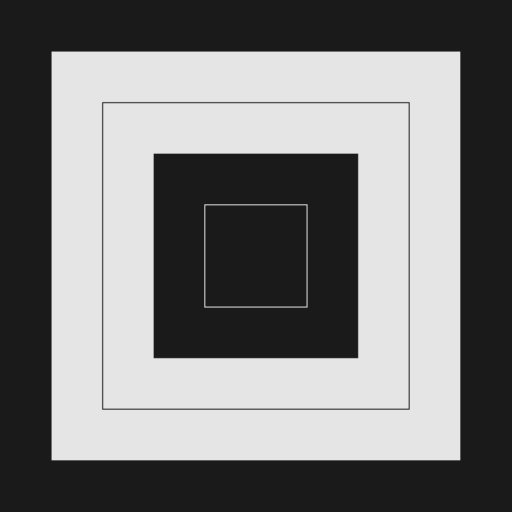
#> input picture image.jpeg, 512 x 512 px
$ python main.py
#> lines starting #> are read from the running program, lines starting #| are printed output that depends on the picture; after the words box and inside, x2 and y2 are one past the last pixel; in counts of white or black regions, pixels touching at a corner belong together
import random
import numpy as np
import cv2
from matplotlib import pyplot as plt

def myImFilter(image, param):
    # Get the horizontal and vertical size of the image
    img_size_x = image.shape[1]
    img_size_y = image.shape[0]
    # Create a 3x3 mean kernel
    kernel = np.ones([3, 3], dtype=int)
    kernel = kernel / 11
    # Get the horizontal and vertical size of the kernel
    kernel_size_x = kernel.shape[1]
    kernel_size_y = kernel.shape[0]
    # Create the filtered image
    filtered_img_size_x = img_size_x + kernel_size_x - 1
    filtered_img_size_y = img_size_y + kernel_size_y - 1
    filtered_img = np.zeros([img_size_y, img_size_x])
    # Helping variables for resizing the final image, in order to exclude the distorted borders
    tmp1 = filtered_img_size_y - img_size_y
    tmp2 = filtered_img_size_x - img_size_x
    # Calculate the convolution of the image and the 3x3 kernel
    if param == 'mean':
        temp1 = 0
        for i1 in range(1, img_size_y-1):
            for j1 in range(1, img_size_x-1):
                filtered_img[i1, j1] = temp1
                temp1 = 0
                for i2 in range(0, 3):
                    q = 1
                    if i2 == 1:
                        p = 0
                    elif i2 == 2:
                        p = -1
                    else:
                        p = 1
                    for j2 in range(0, 3):
                        if j2 == 2:
                            q = -1
                        temp1 = temp1 + kernel[i2, j2] * image[i1 - p, j1 - q]
                        q = 0
        filtered_img = filtered_img[tmp1:-tmp1, tmp2:-tmp2]
        filtered_img = filtered_img.astype(np.uint8)
        cv2.imwrite('blurred.png', filtered_img)
    # Finding the median of the pixels in the contextually 3x3 area
    # Replacing the center pixel by the median
    elif param == 'median':
        temp2 = []
        for i1 in range(1, img_size_y - 1):
            for j1 in range(1, img_size_x - 1):
                if not j1 == 1:
                    temp2 = sorted(temp2)
                    filtered_img[i1, j1] = temp2[4]
                    temp2.clear()
                for i2 in range(0, 3):
                    q = 1
                    if i2 == 1:
                        p = 0
                    elif i2 == 2:
                        p = -1
                    else:
                        p = 1
                    for j2 in range(0, 3):
                        if j2 == 2:
                            q = -1
                        temp2.append(image[i1 - p, j1 - q])
                        q = 0
        filtered_img = filtered_img.astype(np.uint8)
        cv2.imwrite('median.png', filtered_img)

def myImNoise(image, param):
    if param == 'gaussian':
        # Define the values of mean, var and sigma, based on our preference
        mean = 0
        var = 0.05
        sigma = var ** 0.5
        # Constract the gaussian array based on the values of mean and sigma as well as the image shape
        gaussian = np.random.normal(mean, sigma, image.shape)
        # Create the resulting image by using the clip function
        noisy_image = np.clip((image + gaussian), 0, 1)
        plt.imshow(noisy_image)
        plt.title('Gaussian Noise')
        plt.show()
        return 1
    elif param == 'saltandpepper':
        row = image.shape[0]
        col = image.shape[1]
        # Pick randomly some image pixels from the range 0 - 1000
        # Color them black
        num_of_pixels = random.randint(5000, 10000)
        for i in range(num_of_pixels):
            y_axis = random.randint(0, row - 1)
            x_axis = random.randint(0, col - 1)
            image[y_axis][x_axis] = 0
        # Pick randomly some image pixels from the range 0 - 1000
        # Color them white
        num_of_pixels = random.randint(5000, 10000)
        for i in range(num_of_pixels):
            y_axis = random.randint(0, row - 1)
            x_axis = random.randint(0, col - 1)
            image[y_axis][x_axis] = 255
        cv2.imshow("sp.jpeg", img)
        cv2.waitKey(0);
        return 1
def myConv2(A, B):
    # Get the horizontal and vertical size of A and B
    A_size_x = A.shape[1]
    A_size_y = A.shape[0]
    B_size_x = B.shape[1]
    B_size_y = B.shape[0]
    # Below we will set the size of an array named "C"
    # The size is defined by the sizes of the array "A" and the kernel "B"
    # The size of the array "A" should be the same after the convolution
    # In order to achieve this, we should have an array C large enough
    # The reason behind this practise is that the convolution decreases the array's size
    # For example, assuming the size of the array "A" is 7x6 and the size of the kernel "B" is 5x5
    # The size of the array "C" should be 11x10 (which will decrease later on, to match the size of array "A")
    # The size of the output array is given by the formula: C_size = A_size + B_size -1
    C_size_x = A_size_x + B_size_x - 1
    C_size_y = A_size_y + B_size_y - 1
    # Create the C array full of zeros
    C = np.zeros((C_size_y,C_size_x))
    # Some helping variables for the iteration of the arrays A, B and C
    tmp1 = C_size_y - A_size_y
    tmp1= tmp1 / 2
    tmp1 = int(tmp1);
    tmp2 = C_size_x - A_size_x
    tmp2 = tmp2 / 2
    tmp2 = int(tmp2);
    # Filling the center of the array "C", with the values of the array "A"
    for i in range(tmp1, C_size_y - tmp1, 1):
        for j in range(tmp2, C_size_x - tmp2, 1):
            C[i, j] = A[i-tmp1, j-tmp2]
    print(C)
    # Iterating the array "C"
    for m in range(C_size_y - (C_size_y - A_size_y)):
        tmp3 = m
        for n in range(C_size_x - (C_size_x - A_size_x)):
            tmp4 = n
        # Iterating the kernel "B"
            for i in range(B_size_y):
                for j in range(B_size_x):
                    # Calculating the convolution
                    C[tmp3, tmp4] = C[tmp3, tmp4] + B[i, j] * C[tmp3+i, tmp4+j]
    print("\n", C)
    # After the convolution the output array should have the same size of the input array
    C = C[tmp1:-tmp1, tmp2:-tmp2]
    return C

# This is a 2D matrix
A = np.array([[25, 100, 75, 49, 130, 1],
              [25, 100, 75, 49, 130, 1],
              [50, 80, 0, 70, 100, 2],
              [5, 10, 20, 30, 0, 3],
              [60, 50, 12, 24, 32, 4],
              [37, 53, 55, 21, 90, 5],
              [140, 17, 0, 23, 22, 6]])
# This is a 2D kernel
B = np.array([[0, 0, 1, 1, 1],
              [0, 1, 1, 1, 0],
              [1, 1, 1, 1, 1],
              [1, 1, 1, 0, 0],
              [0, 1, 1, 0, 0]])
# Calling the "myCon2(A, B)" function, to calculate the convolution
C = myConv2(A, B)
print("A: \n", A)
print("B: \n", B)
print("C: \n", C)
# Calling the "myImNoise(A,'param')" function after opening the image using OpenCV
# [...,::-1] is used for converting the "BGR" to the "RGB" format
# We divide by 255, for the pixel values to range between 0 and 1
img = cv2.imread('image.jpeg')[..., ::-1]/255.0
#> img: shape (512, 512, 3) float64; min 0.0588, max 0.945, mean 0.48
myImNoise(img, 'gaussian')
#> in myImNoise, `noisy_image = np.clip((image + gaussian), 0, 1)`:
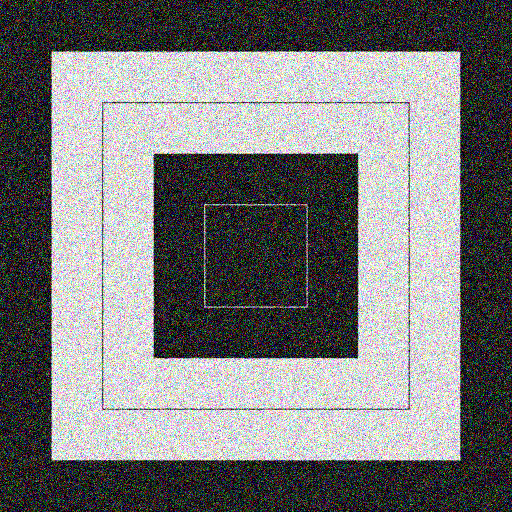
#> noisy_image: shape (512, 512, 3) float64; mean R, G, B 0.483, 0.483, 0.482
# "Salt-and-pepper" applies only to grayscale images
img = cv2.imread('image.jpeg', cv2.IMREAD_GRAYSCALE)
#> img: shape (512, 512); min 15, max 241, mean 122.4
myImNoise(img, 'saltandpepper')
#> call 2 of myImNoise, with param = 'saltandpepper'
#> after the loop in myImNoise (call 2), `for i in range(num_of_pixels):`:
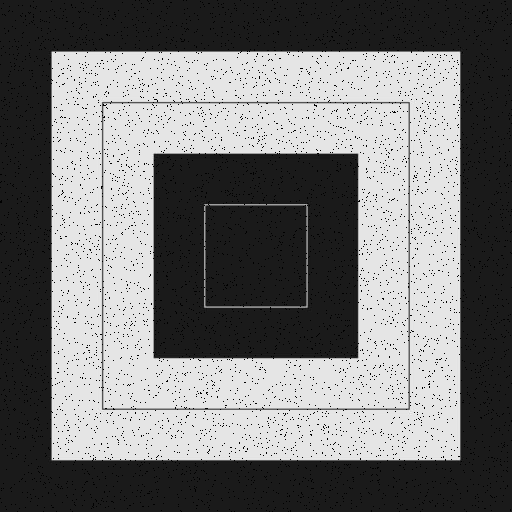
#> image: shape (512, 512); min 0, max 241, mean 118.7
#> after the loop in myImNoise (call 2), `for i in range(num_of_pixels):`:
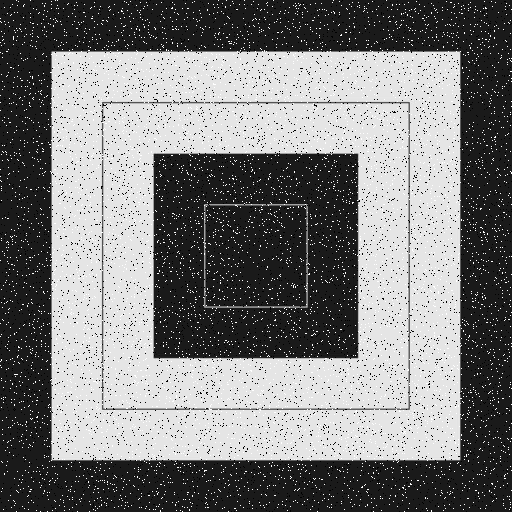
#> image: shape (512, 512); 3.44% of pixels changed, all inside (x1, y1, x2, y2) = (0, 0, 512, 512)
# Applying the median filter to the image that we had applied the salt-and-pepper filter previously
# In order to eliminate the previous noise
img = cv2.imread('sp.png', 0)
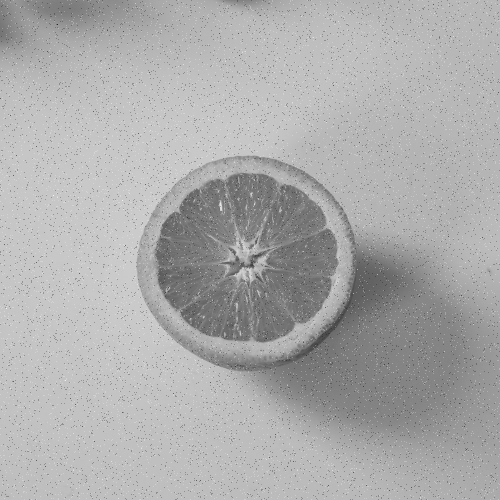
#> input picture sp.png, 1000 x 1000 px (shown at 1/2 size)
#> img is the input picture: shape (1000, 1000); min 0, max 255, mean 172.4
myImFilter(img, 'median')
#> after the loop in myImFilter, `for i1 in range(1, img_size_y - 1):`: temp2 = [170, 170, 170, 255, 170, 170, 171, 171, 171]
# Applying the mean filter to the image that we had applied the median filter previously
img = cv2.imread('median.png', 0)
myImFilter(img, 'mean')
#> call 2 of myImFilter, with param = 'mean'
#> after the loop in myImFilter (call 2), `for i1 in range(1, img_size_y-1):`:
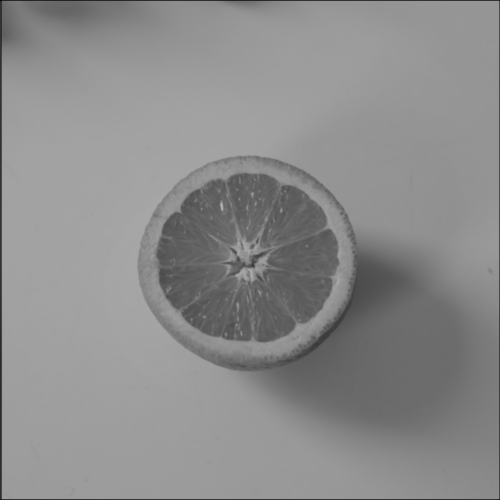
#> filtered_img: shape (1000, 1000) float64 (shown at 1/2 size); min 0, max 186.2, mean 140.7
